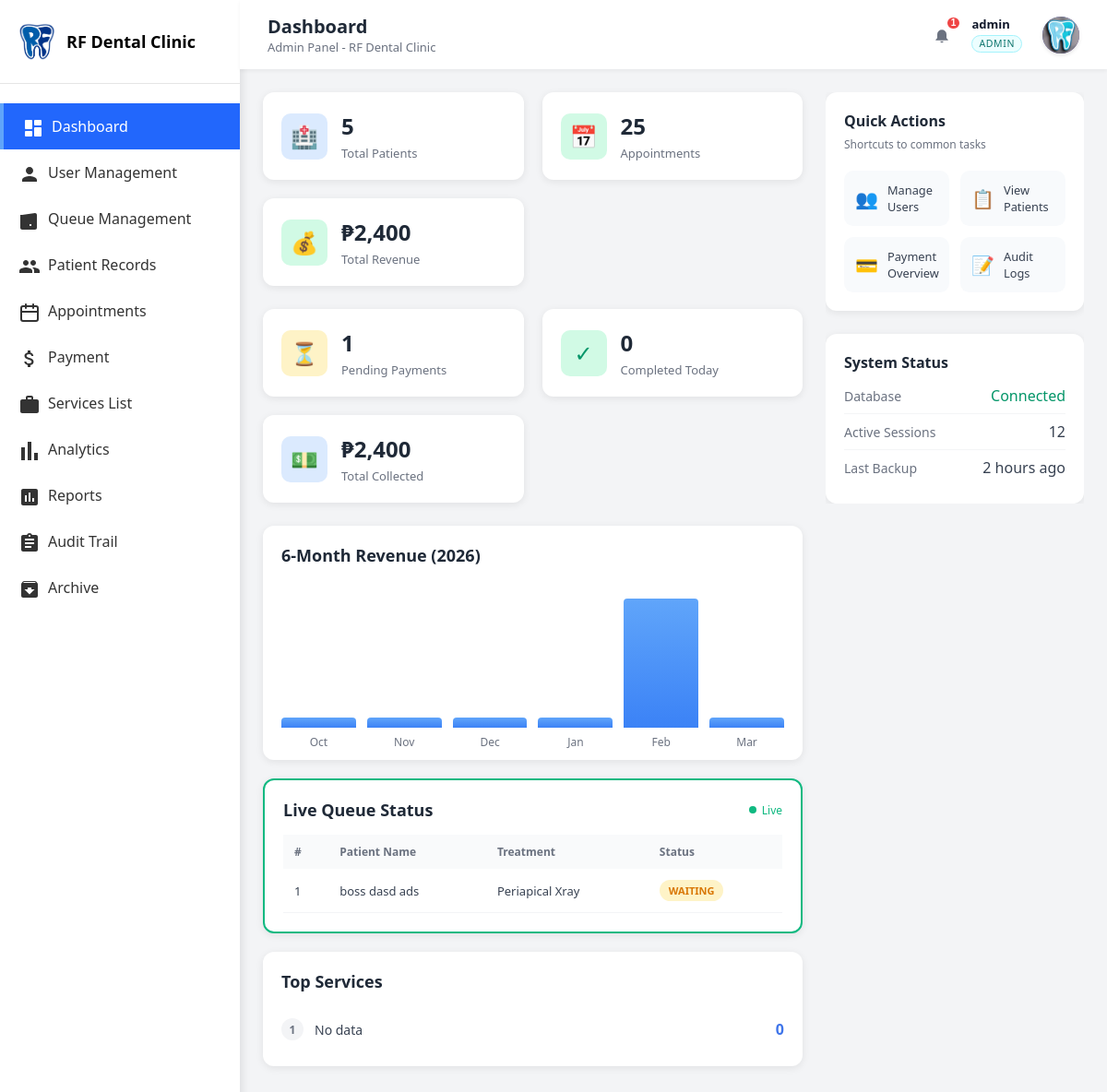
The page /master/admin/admin_dashboard.php (signed in) on the database its author committed.
### tables this page shows
CREATE TABLE `queue` (
  `id` int(11) NOT NULL,
  `patient_id` int(11) NOT NULL,
  `treatment_type` varchar(200) DEFAULT NULL,
  `teeth_numbers` varchar(500) DEFAULT NULL,
  `procedure_notes` text DEFAULT NULL,
  `status` enum('waiting','in_procedure','pending_payment','completed','cancelled','on_hold') DEFAULT 'waiting',
  `completed_at` timestamp NULL DEFAULT NULL,
  `is_processed` tinyint(1) DEFAULT 0,
  `priority` int(11) DEFAULT 5,
  `queue_time` time DEFAULT NULL,
  `notes` text DEFAULT NULL,
  `created_at` timestamp NOT NULL DEFAULT current_timestamp(),
  `updated_at` timestamp NOT NULL DEFAULT current_timestamp() ON UPDATE current_timestamp(),
  `is_archived` tinyint(1) NOT NULL DEFAULT 0,
  `deleted_at` datetime DEFAULT NULL
);

### master/admin/admin_dashboard.php (the view, shortened to what this page needs)
<?php
require_once __DIR__ . '/../../config/database.php';
require_once __DIR__ . '/../../includes/admin_layout_start.php';
$totalPatients = 0;
$totalAppointments = 0;
$totalRevenue = 0;
$pendingPayments = 0;
$completedToday = 0;
$topServices = [];
$liveQueue = [];
$today = new DateTime();
$startDate = new DateTime($today->format('Y-m-01'));
$endDate = clone $today;
$startStr = $startDate->format('Y-m-d');
$endStr = $endDate->format('Y-m-d');
try {
    $totalPatients = (int)($pdo->query("SELECT COUNT(*) FROM patients")->fetchColumn() ?? 0);
    $totalAppointments = (int)($pdo->query("SELECT COUNT(*) FROM appointments")->fetchColumn() ?? 0);
    $totalRevenue = (float)($pdo->query("SELECT COALESCE(SUM(amount), 0) FROM payments")->fetchColumn() ?? 0);
    $pendingPayments = (int)($pdo->query("
        SELECT COUNT(*)
        FROM billing
        WHERE payment_status IN ('pending', 'unpaid', 'partial')
           OR (balance IS NOT NULL AND balance > 0)
    ")->fetchColumn() ?? 0);
    $completedToday = (int)($pdo->query("
        SELECT COUNT(*)
        FROM queue
        WHERE status = 'completed'
          AND DATE(updated_at) = CURDATE()
    ")->fetchColumn() ?? 0);
    $stmt = $pdo->prepare("
        SELECT procedure_name AS service_name, COUNT(*) AS total
        FROM treatments
        WHERE treatment_date BETWEEN ? AND ?
        GROUP BY procedure_name
        ORDER BY total DESC
        LIMIT 4
    ");
    $stmt->execute([$startStr, $endStr]);
    $topServices = $stmt->fetchAll(PDO::FETCH_ASSOC);
    if (empty($topServices)) {
        $stmt = $pdo->prepare("
            SELECT treatment AS service_name, COUNT(*) AS total
            FROM appointments
            WHERE appointment_date BETWEEN ? AND ?
            GROUP BY treatment
            ORDER BY total DESC
            LIMIT 4
        ");
        $stmt->execute([$startStr, $endStr]);
        $topServices = $stmt->fetchAll(PDO::FETCH_ASSOC);
    }
    try {
        $stmt = $pdo->query("
            SELECT q.id, q.status, q.queue_time, q.treatment_type,
                   CONCAT(p.first_name, ' ', COALESCE(p.middle_name, ''), ' ', p.last_name) AS patient_name
            FROM queue q
            JOIN patients p ON p.id = q.patient_id
            WHERE q.status IN ('waiting', 'in_procedure', 'on_hold')
              AND q.is_archived = 0
            ORDER BY
                CASE q.status
                    WHEN 'in_procedure' THEN 1
                    WHEN 'waiting' THEN 2
                    ELSE 3
                END,
                q.queue_time ASC
            LIMIT 5
        ");
        $liveQueue = $stmt->fetchAll(PDO::FETCH_ASSOC);
    } catch (Exception $e) {
        $liveQueue = [];
    }
} catch (Exception $e) {
    $totalPatients = 0;
    $totalAppointments = 0;
    $totalRevenue = 0;
    $pendingPayments = 0;
    $completedToday = 0;
    $totalCollected = 0;
    $topServices = [];
    $liveQueue = [];
}
?>
            <div class="content-main">
                <div class="summary-cards">
                    <div class="summary-card">
                        <div class="summary-icon blue">🏥</div>
                        <div class="summary-info">
                            <h3><?php echo $totalPatients; ?></h3>
                            <p>Total Patients</p>
                        </div>
                    </div>
                    <div class="summary-card">
                        <div class="summary-icon green">📅</div>
                        <div class="summary-info">
                            <h3><?php echo $totalAppointments; ?></h3>
                            <p>Appointments</p>
                        </div>
                    </div>
                    <div class="summary-card">
                        <div class="summary-icon green">💰</div>
                        <div class="summary-info">
                            <h3>₱<?php echo number_format($totalRevenue); ?></h3>
                            <p>Total Revenue</p>
                        </div>
                    </div>
                </div>
                <div class="summary-cards">
                    <div class="summary-card">
                        <div class="summary-icon yellow">⏳</div>
                        <div class="summary-info">
                            <h3><?php echo $pendingPayments; ?></h3>
                            <p>Pending Payments</p>
                        </div>
                    </div>
                    <div class="summary-card">
                        <div class="summary-icon green">✓</div>
                        <div class="summary-info">
                            <h3><?php echo $completedToday; ?></h3>
                            <p>Completed Today</p>
                        </div>
                    </div>
                    <div class="summary-card">
                        <div class="summary-icon blue">💵</div>
                        <div class="summary-info">
                            <h3>₱<?php echo number_format($totalRevenue); ?></h3>
                            <p>Total Collected</p>
                        </div>
                    </div>
                </div>
                <div class="dashboard-row" style="display: flex; flex-direction: row; gap: 20px; width: 100%;">
                    <div class="section-card" style="flex: 1; min-width: 300px;">
                        <h2 class="section-title">6-Month Revenue (<?php echo date('Y'); ?>)</h2>
                        <div class="chart-placeholder" style="min-height: 170px;">
                            <div class="bar-chart" id="revenueBars" style="height: 140px;"></div>
                        </div>
                    </div>
                    <div class="section-card" style="flex: 1; min-width: 300px; border: 2px solid #10b981; border-radius: 12px;">
                        <div style="display: flex; justify-content: space-between; align-items: center; margin-bottom: 15px;">
                            <h2 class="section-title" style="margin-bottom: 0;">Live Queue Status</h2>
                            <span style="display: flex; align-items: center; gap: 6px; font-size: 12px; color: #10b981; font-weight: 500;">
                                <span style="width: 8px; height: 8px; background: #10b981; border-radius: 50%; animation: pulse 2s infinite;"></span> Live
                            </span>
                        </div>
                        <div class="queue-table-container">
                            <?php if (!empty($liveQueue)): ?>
                                <table class="queue-table" style="width: 100%; border-collapse: collapse; font-size: 13px;">
                                    <thead>
                                        <tr style="background: #f9fafb;">
                                            <th style="text-align: left; padding: 10px 12px; color: #6b7280; font-weight: 600; font-size: 12px;">#</th>
                                            <th style="text-align: left; padding: 10px 12px; color: #6b7280; font-weight: 600; font-size: 12px;">Patient Name</th>
                                            <th style="text-align: left; padding: 10px 12px; color: #6b7280; font-weight: 600; font-size: 12px;">Treatment</th>
                                            <th style="text-align: left; padding: 10px 12px; color: #6b7280; font-weight: 600; font-size: 12px;">Status</th>
                                        </tr>
                                    </thead>
                                    <tbody>
                                        <?php foreach ($liveQueue as $index => $queueItem): ?>
                                            <?php
                                                $statusLabel = '';
                                                $badgeStyle = '';
                                                switch($queueItem['status']) {
                                                    case 'waiting':
                                                        $statusLabel = 'Waiting';
                                                        $badgeStyle = 'background: #fef3c7; color: #d97706;';
                                                        break;
                                                }
                                            ?>
                                            <tr style="border-bottom: 1px solid #f3f4f6;">
                                                <td style="padding: 12px; color: #374151;"><?php echo $index + 1; ?></td>
                                                <td style="padding: 12px; color: #374151;"><?php echo htmlspecialchars(trim($queueItem['patient_name'])); ?></td>
                                                <td style="padding: 12px; color: #374151;"><?php echo htmlspecialchars($queueItem['treatment_type'] ?: 'General'); ?></td>
                                                <td style="padding: 12px;"><span style="display: inline-block; padding: 4px 10px; border-radius: 20px; font-size: 11px; font-weight: 600; text-transform: uppercase; <?php echo $badgeStyle; ?>"><?php echo $statusLabel; ?></span></td>
                                            </tr>
                                        <?php endforeach; ?>
                                    </tbody>
                                </table>
                            <?php endif; ?>
                        </div>
                    </div>
                    <div class="section-card" style="margin-bottom: 40px;">
                    <h2 class="section-title">Top Services</h2>
                    <div class="stat-content">
                        <?php if (!empty($topServices)): ?>
                            <?php foreach ($topServices as $index => $service): ?>
                                <div class="service-rank">
                                    <span class="rank"><?php echo $index + 1; ?></span>
                                    <span class="service-name"><?php echo htmlspecialchars($service['service_name'] ?: 'Unknown'); ?></span>
                                    <span class="service-count"><?php echo number_format((int)$service['total']); ?></span>
                                </div>
                            <?php endforeach; ?>
                        <?php else: ?>
                            <div class="service-rank">
                                <span class="rank">1</span>
                                <span class="service-name">No data</span>
                                <span class="service-count">0</span>
                            </div>
                        <?php endif; ?>
                    </div>
                </div>
                </div>
            </div>
            <aside class="content-sidebar">
                <div class="sidebar-section">
                    <h3 class="sidebar-section-title">Quick Actions</h3>
                    <p class="sidebar-section-subtitle">Shortcuts to common tasks</p>
                    <div class="quick-actions quick-actions-sidebar">
                        <a href="admin_users.php" class="action-card">
                            <span class="action-icon">👥</span>
                            <span class="action-text">Manage Users</span>
                        </a>
                        <a href="admin_patients.php" class="action-card">
                            <span class="action-icon">📋</span>
                            <span class="action-text">View Patients</span>
                        </a>
                        <a href="admin_payment.php" class="action-card">
                            <span class="action-icon">💳</span>
                            <span class="action-text">Payment Overview</span>
                        </a>
                        <a href="admin_audit_trail.php" class="action-card">
                            <span class="action-icon">📝</span>
                            <span class="action-text">Audit Logs</span>
                        </a>
                    </div>
                </div>
                <div class="sidebar-section">
                    <h3 class="sidebar-section-title">System Status</h3>
                    <div class="status-item">
                        <span class="status-label">Database</span>
                        <span class="status-value online">Connected</span>
                    </div>
                    <div class="status-item">
                        <span class="status-label">Active Sessions</span>
                        <span class="status-value">12</span>
                    </div>
                    <div class="status-item">
                        <span class="status-label">Last Backup</span>
                        <span class="status-value">2 hours ago</span>
                    </div>
                </div>
            </aside>
<?php
require_once __DIR__ . '/../../includes/admin_layout_end.php';
?>

### rows shown on the page
queue: patient_name "boss dasd ads", treatment_type "Periapical Xray", status "WAITING"

### other values the page prints
$pageTitle "Dashboard"
$notificationTotal "1"
$displayHeaderName "admin"
$_SESSION['role'] "ADMIN"
$totalPatients "5"
$totalAppointments "25"
$totalRevenue "2,400"
$pendingPayments "1"
$completedToday "0"
